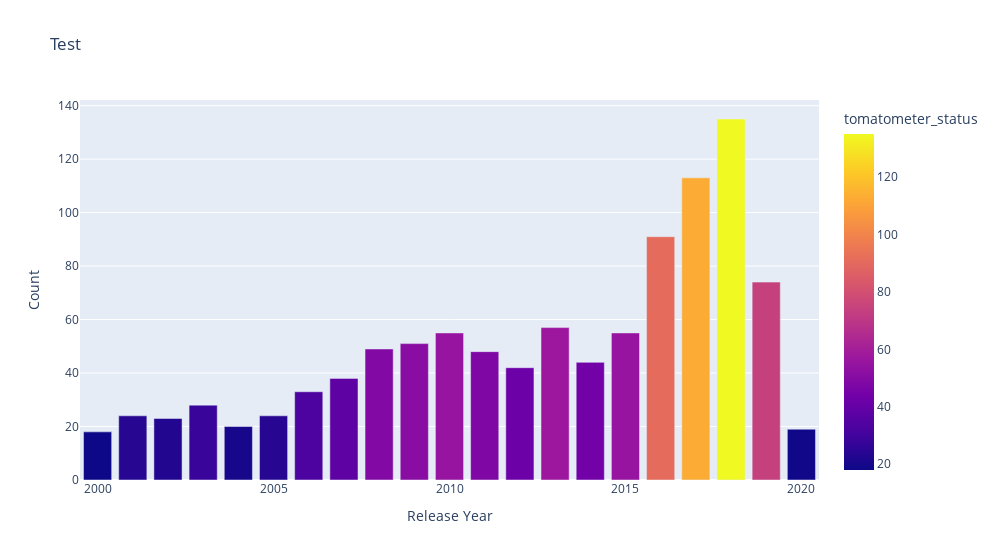

The cell this chart's notebook holds for it:
### Code cell
netflix_plus_rt_df = netflix_plus_rt_df.dropna(subset="tomatometer_status")
df_grouped = netflix_plus_rt_df.groupby("release_year_x").count().reset_index()
px.bar(df_grouped,
      x='release_year_x',
      y='title',
      title='Test',
      color='tomatometer_status',
      barmode="stack",
      color_discrete_map={
        "Rotten": "red",
        "Fresh": "yellow",
        "Certified-Fresh": "green",
        },
      width=1000,
      labels={
        "release_year_x": "Release Year",
        "title": "Count",
        }
      )

### Figure 1 — Plotly figure (JSON) as saved in the notebook; plotly's stock layout.template omitted (floating-point values rounded to 4 significant figures)
{"data": [{"alignmentgroup": "True", "hovertemplate": "Release Year=%{x}<br>Count=%{y}<br>tomatometer_status=%{marker.color}<extra></extra>", "legendgroup": "", "marker": {"color": [18, 24, 23, 28, 20, 24, 33, 38, 49, 51, 55, 48, 42, 57, 44, 55, 91, 113, 135, 74, 19], "coloraxis": "coloraxis", "pattern": {"shape": ""}}, "name": "", "offsetgroup": "", "orientation": "v", "showlegend": false, "textposition": "auto", "type": "bar", "x": [2000, 2001, 2002, 2003, 2004, 2005, 2006, 2007, 2008, 2009, 2010, 2011, 2012, 2013, 2014, 2015, 2016, 2017, 2018, 2019, 2020], "xaxis": "x", "y": [18, 24, 23, 28, 20, 24, 33, 38, 49, 51, 55, 48, 42, 57, 44, 55, 91, 113, 135, 74, 19], "yaxis": "y"}], "layout": {"barmode": "stack", "coloraxis": {"colorbar": {"title": {"text": "tomatometer_status"}}, "colorscale": [[0, "#0d0887"], [0.1111, "#46039f"], [0.2222, "#7201a8"], [0.3333, "#9c179e"], [0.4444, "#bd3786"], [0.5556, "#d8576b"], [0.6667, "#ed7953"], [0.7778, "#fb9f3a"], [0.8889, "#fdca26"], [1, "#f0f921"]]}, "legend": {"tracegroupgap": 0}, "title": {"text": "Test"}, "width": 1000, "xaxis": {"anchor": "y", "domain": [0, 1], "title": {"text": "Release Year"}}, "yaxis": {"anchor": "x", "domain": [0, 1], "title": {"text": "Count"}}}}
